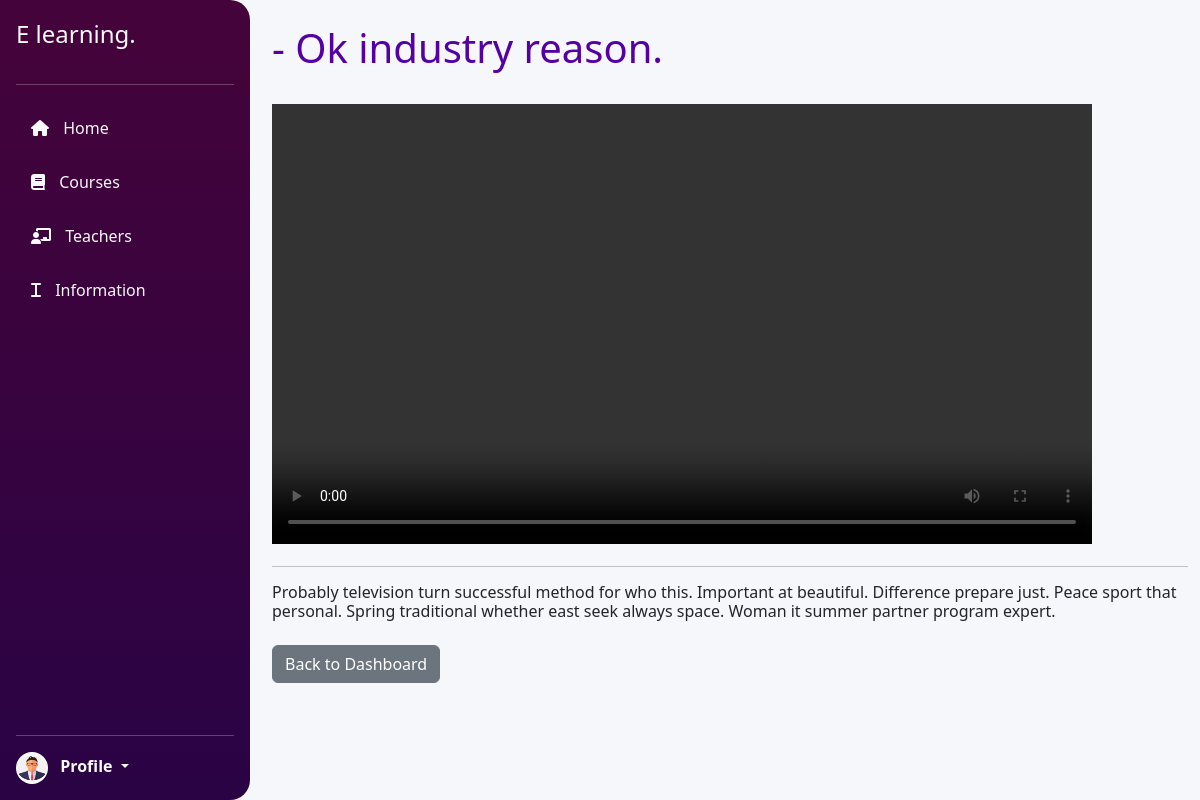
The page /course/9/ (signed in) on the database its author committed.
### lms/models.py (models this page shows, shortened)
class Course(models.Model):
    title = models.CharField(max_length=100)
    description = models.TextField()
    created_by = models.ForeignKey(UserProfile, on_delete=models.CASCADE, limit_choices_to={'user_type': 'teacher'})
    video = models.FileField(upload_to='course_videos/', blank=True, null=True, default='course_videos/default.mp4')

### lms/views.py (the view)
# urls.py: path('course/<int:course_id>/', view_course, name='view_course'),
@login_required
def view_course(request, course_id):
    course = get_object_or_404(Course, id=course_id)
    if not course.video:
        course.video = None  # Alternatively, assign a default video URL or file here
    context = {
        'course': course,
    }
    return render(request, 'view_course.html', context)

### lms/templates/view_course.html (shortened to what this page needs)
{% extends 'base.html' %}
{% load static %}
{% block content %}
<div class="container-a" style="margin-left: 130px;">
    <br>
    <h1 style="color: rgb(84, 0, 163);">- {{ course.title }}</h1>
    <br>
    <video width="820" height="440" controls>
        <source src="#" type="video/mp4"> Video course.
    </video>
    <hr>
    <h6 > {{ course.description }}</h6>
    <div class="mt-4">
        <a href="{% url 'dashboard' %}" class="btn btn-secondary">Back to Dashboard</a>
    </div>
</div>
{% endblock %}

### lms/static/css/teacher.css (style rules this page uses)
body { background-color: #f5f7fa; }

### rows shown on the page
Course: title "Ok industry reason.", description "Probably television turn successful method for who this. Important at beautiful. Difference prepare just. Peace sport that personal. Spring traditional whether east seek always space. Woman it summer partner program expert."
